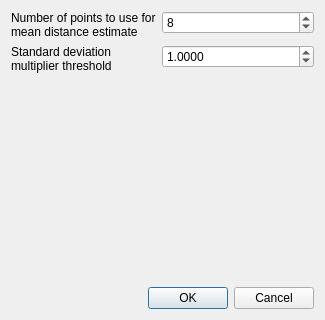
       <widget class="QWidget" name="pageSORParams">
        <property name="geometry">
         <rect>
          <x>0</x>
          <y>0</y>
          <width>325</width>
          <height>320</height>
         </rect>
        </property>
        <property name="toolTip">
         <string/>
        </property>
        <attribute name="label">
         <string>SORParams</string>
        </attribute>
        <layout class="QGridLayout" name="gridLayout_4">
         <item row="0" column="0">
          <layout class="QFormLayout" name="formLayout">
           <item row="0" column="0">
            <widget class="QLabel" name="labelPointNum">
             <property name="text">
              <string>Number of points to use for
mean distance estimate </string>
             </property>
             <property name="scaledContents">
              <bool>false</bool>
             </property>
            </widget>
           </item>
           <item row="0" column="1">
            <widget class="QSpinBox" name="spinBoxPointNum">
             <property name="maximum">
              <number>1000</number>
             </property>
             <property name="value">
              <number>8</number>
             </property>
            </widget>
           </item>
           <item row="1" column="0">
            <widget class="QLabel" name="label">
             <property name="text">
              <string>Standard deviation 
multiplier threshold</string>
             </property>
            </widget>
           </item>
           <item row="1" column="1">
            <widget class="QDoubleSpinBox" name="doubleSpinMultiplier">
             <property name="decimals">
              <number>4</number>
             </property>
             <property name="maximum">
              <double>100000.000000000000000</double>
             </property>
             <property name="singleStep">
              <double>0.100000000000000</double>
             </property>
             <property name="value">
              <double>1.000000000000000</double>
             </property>
            </widget>
           </item>
          </layout>
         </item>
         <item row="1" column="0">
          <widget class="QDialogButtonBox" name="buttonBoxSOR">
           <property name="standardButtons">
            <set>QDialogButtonBox::Cancel|QDialogButtonBox::Ok</set>
           </property>
          </widget>
         </item>
        </layout>
       </widget>
